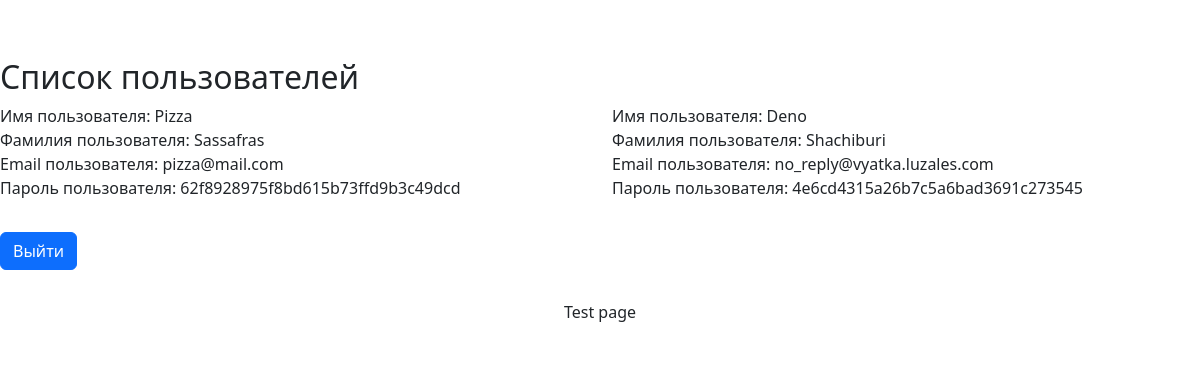
The app's page /users/, older data.
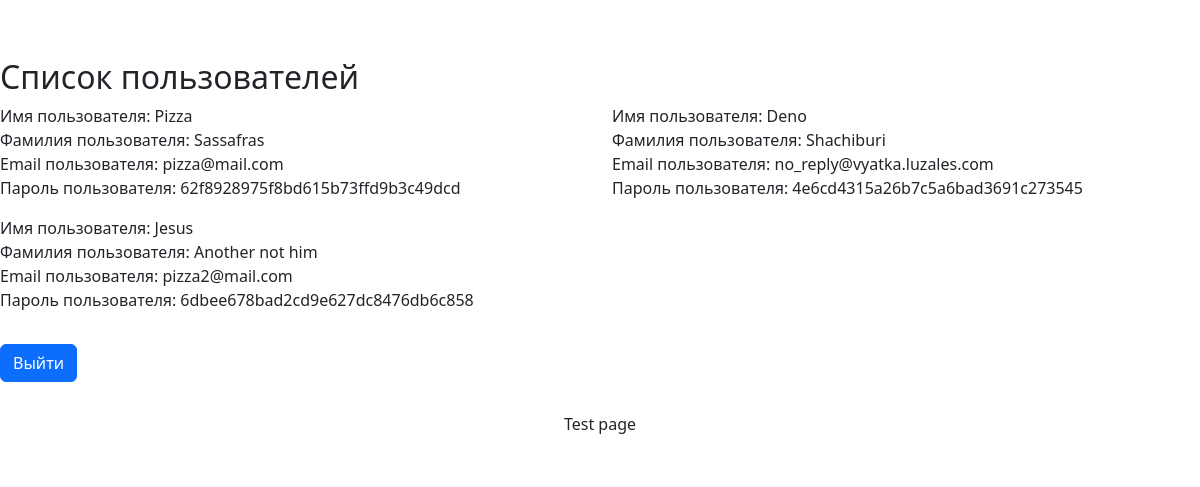
The same page, newer data.
### models.py (models this page shows, shortened)
class User(db.Model):
    id = db.Column(db.Integer, primary_key = True)
    name = db.Column(db.String(80), unique = True, nullable = False)
    surname = db.Column(db.String(100), unique = True, nullable = False)
    email = db.Column(db.String(80), unique = True, nullable = False)
    password = db.Column(db.String(32), unique = True, nullable = False)

### main.py (the view)
@app.route('/users/')
def show_users():
    users = User.query.all()
    context = {'user_list': users}
    return render_template('Database.html', **context)

### templates/Database.html
{% extends 'index.html' %}
{% block content %}
<form action="/back/">
    <h2>Список пользователей</h2>
    <div class="row">
        {% for user in user_list %}
        <p class="col-12 col-md-6">Имя пользователя: {{
            user.name }}<br>
            Фамилия пользователя: {{
            user.surname }}<br>
            Email пользователя: {{ user.email }}<br>
            Пароль пользователя: {{ user.password }}</p>
        {% endfor %}
    </div>
    <input input class="btn btn-primary mt-3 mb-3" type="submit" value="Выйти">
</form>
{% endblock %}

### templates/index.html (shortened to what this page needs)
<!DOCTYPE html>
<html lang="en">
<head>
    <link href="https://cdn.jsdelivr.net/npm/bootstrap@5.3.2/dist/css/bootstrap.min.css" rel="stylesheet"
>
</head>
<body class="{{ bg_status }}">
    <header class="alert alert-{{ status }} d-flex justify-content-center">
    </header>
    {% block content %}{% endblock %}
    <footer class="alert alert-{{ status }} d-flex justify-content-center">
        <h6>Test page</h6>
    </footer>
</body>
</html>

Row changes from the older to the newer data that the page shows:
added User: name "Jesus", surname "Another not him", email "pizza2@mail.com", password "6dbee678bad2cd9e627dc8476db6c858"
